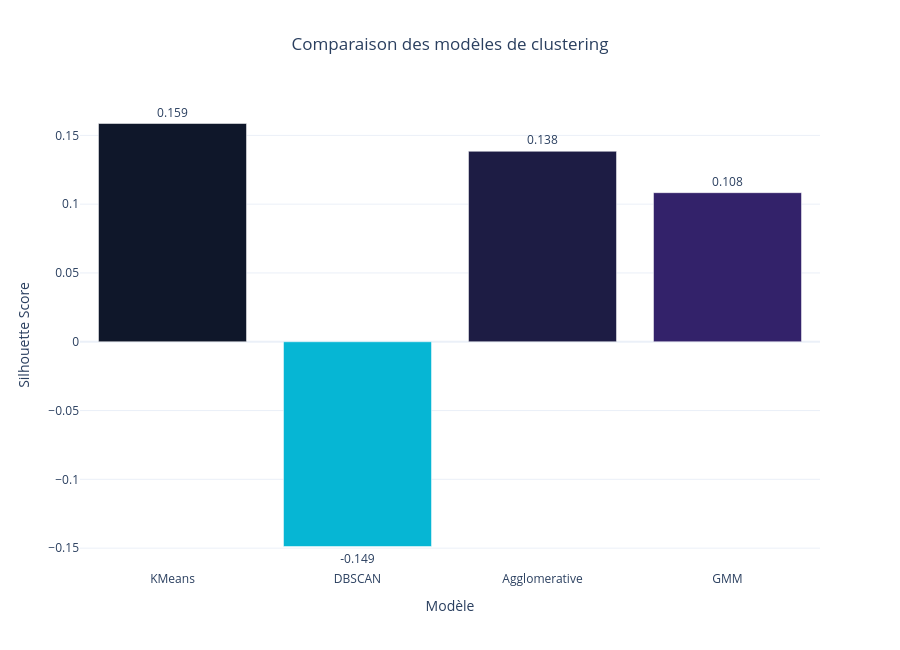

Notebook code cell kept with this figure:
### Code cell
# ============================================
# VISUALISATION DES SCORES
# ============================================

fig = px.bar(
    evaluation_df,

    x="Modèle",
    y="Silhouette Score",

    color="Silhouette Score",

    text="Silhouette Score",

    color_continuous_scale=[
        "#06B6D4",
        "#7C3AED",
        "#0F172A"
    ],

    title="Comparaison des modèles de clustering"
)

fig.update_traces(
    texttemplate='%{text:.3f}',
    textposition='outside'
)

fig.update_layout(
    template="plotly_white",
    height=650,
    title_x=0.5,
    coloraxis_showscale=False
)

fig.show()

### Figure 1 — Plotly figure (JSON) as saved in the notebook; plotly's stock layout.template omitted (floating-point values rounded to 4 significant figures)
{"data": [{"hovertemplate": "Modèle=%{x}<br>Silhouette Score=%{marker.color}<extra></extra>", "legendgroup": "", "marker": {"color": [0.1586, -0.1488, 0.1384, 0.1083], "coloraxis": "coloraxis", "pattern": {"shape": ""}}, "name": "", "orientation": "v", "showlegend": false, "text": [0.1586, -0.1488, 0.1384, 0.1083], "textposition": "outside", "texttemplate": "%{text:.3f}", "type": "bar", "x": ["KMeans", "DBSCAN", "Agglomerative", "GMM"], "xaxis": "x", "y": [0.1586, -0.1488, 0.1384, 0.1083], "yaxis": "y"}], "layout": {"barmode": "relative", "coloraxis": {"colorbar": {"title": {"text": "Silhouette Score"}}, "colorscale": [[0, "#06B6D4"], [0.5, "#7C3AED"], [1, "#0F172A"]], "showscale": false}, "height": 650, "legend": {"tracegroupgap": 0}, "title": {"text": "Comparaison des modèles de clustering", "x": 0.5}, "xaxis": {"anchor": "y", "domain": [0, 1], "title": {"text": "Modèle"}}, "yaxis": {"anchor": "x", "domain": [0, 1], "title": {"text": "Silhouette Score"}}}}
